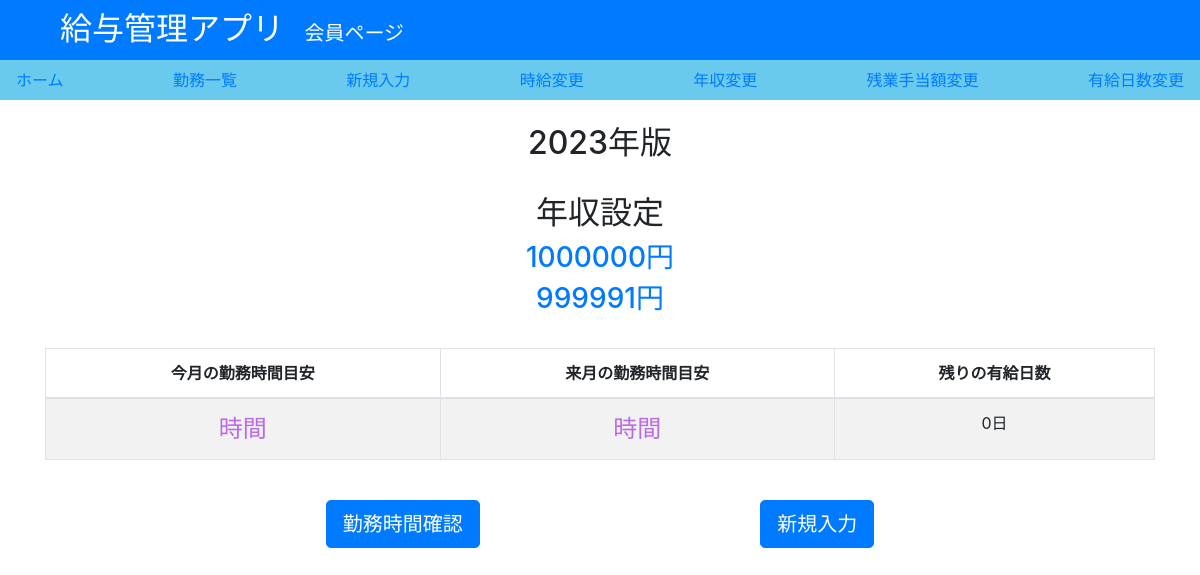
Page /top/1/ (signed in) on the earlier database version.
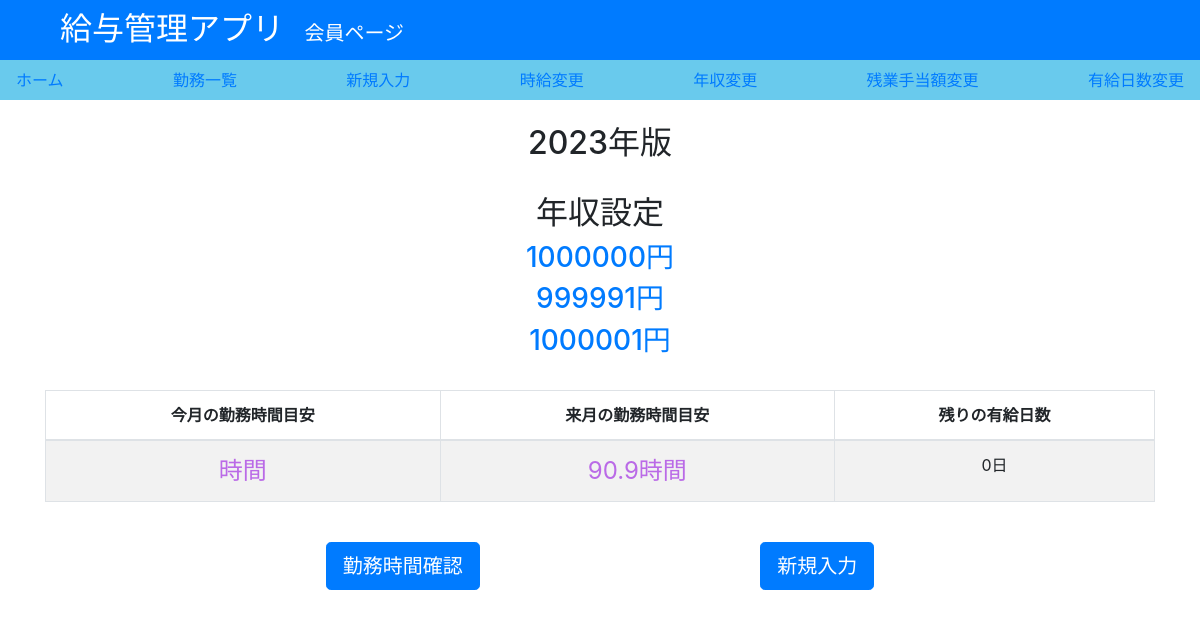
Same page on the later database version.
### salary/models.py (models this page shows)
class Yearwage(models.Model):
    class Meta:
       verbose_name="年収"
    name = models.PositiveIntegerField(default=1000000,verbose_name="年収")
    user = models.ForeignKey(get_user_model(), verbose_name='ログインユーザー', on_delete=models.CASCADE)

### salary/views.py (the view)
# urls.py: path("top/<int:year_wage_id>/", views.apptop_template, name="top"),
def apptop_template(request,year_wage_id):
    global l
    l=1
    work1 = Work.objects.filter(Worked_date__year = date.today().year,Worked_date__month__lte = date.today().month,user_id=request.user.id)
    work2 = Work.objects.filter(Worked_date__year = date.today().year,Worked_date__month__lt = date.today().month,user_id=request.user.id)
    work1_2 = Work.objects.filter(Q(Worked_date__year = date.today().year,Worked_date__month__lte = date.today().month,user_id=request.user.id),Q(zangyo_m__isnull=False)|Q(zangyo_h__isnull=False))
    work2_2 = Work.objects.filter(Q(Worked_date__year = date.today().year,Worked_date__month__lt = date.today().month),Q(zangyo_m__isnull=False,user_id=request.user.id)|Q(zangyo_h__isnull=False))
    if Zangyo.objects.filter(user_id=request.user.id).exists():
        zangyo = int(Zangyo.objects.get(user_id=request.user.id).name)
    else:
        zangyo = 0
        l=0
    if work1.all().exists():
        sum_wage1_2 = int(work1.aggregate(Sum("total_wage")).get("total_wage__sum"))
    else:
        sum_wage1_2 = 0
    if work2.all().exists():
        sum_wage2_2 = int(work2.aggregate(Sum("total_wage")).get("total_wage__sum"))
    else:
        sum_wage2_2 = 0
    if work1_2.all().exists():
        zangyo_h_1 = int(work1_2.aggregate(Sum("zangyo_h")).get("zangyo_h__sum"))
    else:
        zangyo_h_1 = 0
    if work1_2.all().exists():
        zangyo_m_1 = int(work1_2.aggregate(Sum("zangyo_h")).get("zangyo_h__sum"))
    else:
        zangyo_m_1 = 0
    if work2_2.all().exists():
        zangyo_h_2 = int(work2_2.aggregate(Sum("zangyo_h")).get("zangyo_h__sum"))
    else:
        zangyo_h_2 = 0
    if work2_2.all().exists():
        zangyo_m_2 = int(work2_2.aggregate(Sum("zangyo_h")).get("zangyo_h__sum"))
    else:
        zangyo_m_2 = 0
    if not work1_2:
        sum_wage1 = sum_wage1_2
    else:
        sum_wage1 = sum_wage1_2+zangyo*zangyo_h_1+zangyo*zangyo_m_1/60
    if not work2_2:
        sum_wage2 = sum_wage2_2
    else:
        sum_wage2 = sum_wage2_2+zangyo*zangyo_h_2+zangyo*zangyo_m_2/60
    if Wage.objects.filter(user_id=request.user.id).exists():
        pass
    else:
        l=0
    if Yearwage.objects.filter(user_id=request.user.id).exists():
        if year_wage_id == 1:
            num = int(Yearwage.objects.filter(user_id=request.user.id).aggregate(Min("id")).get("id__min"))
            yearwage = Yearwage.objects.filter(user_id=request.user.id).get(id = num).name
        else:
            yearwage = Yearwage.objects.filter(user_id=request.user.id).get(id = year_wage_id).name
    else:
        yearwage=0
        l=0
    if total_yukyu.objects.filter(user_id=request.user.id).exists():
        Total_yukyu = total_yukyu.objects.filter(user_id=request.user.id).get(number=1).name
    else:
        Total_yukyu = 0
        l=0
    sum_yukyu = Work.objects.filter(Worked_date__year = date.today().year,user_id=request.user.id).aggregate(Sum("yukyu"))
    day = date.today() + relativedelta(months=-1)
    wage_avg = Work.objects.filter(Worked_date__year = day.year,Worked_date__month = day.month,user_id=request.user.id).aggregate(Avg("wage"))
    wage_avg_2 = Work.objects.filter(Worked_date__year = date.today().year,Worked_date__month = date.today().month,user_id=request.user.id).aggregate(Avg("wage"))
    month = int(date.today().month)
    if l == 0:
        return render(request,"salary/setting.html",{"wage":Wage.objects.filter(user_id=request.user.id),"yearwage":yearwage,"totalyukyu":Total_yukyu,"zangyo":zangyo})
    else:
        return render(
            request,
            'salary/apptop.html',
            {
                'sum_wage1':sum_wage1,
                'sum_wage2':sum_wage2,
                'wage_avg':wage_avg.get("wage__avg"),
                'wage_avg_2':wage_avg_2.get("wage__avg"),
                'tomonth':13-month,
                'nextmonth':12-month,
                'yearwage':yearwage,
                'sum_yukyu':sum_yukyu.get("yukyu__sum"),
                'total_yukyu':Total_yukyu,
                'year_wage':Yearwage.objects.filter(user_id=request.user.id),
                'zangyo':zangyo,
                'id':year_wage_id
            }
        )

### salary/templates/salary/apptop.html (shortened to what this page needs)
{% extends "salary/base2.html" %}
{% load mathfilters %}
{% load humanize %}
{% block main %}
    <h2 class="center"><script type="text/javascript">ShowNowYear();</script>年版</h2>
    <br>
    <h2 class="center">年収設定</h2>
    <form>
        {% for year_wage in year_wage %}
            {% if id == year_wage.id %}
                <h1 class="center"><a href="{% url 'top' year_wage.id %}">{{ year_wage.name|intcomma }}円</a></h1>
            {% else %}
                <h3 class="center"><a href="{% url 'top' year_wage.id %}">{{ year_wage.name|intcomma }}円</a></h3>
            {% endif %}
        {% endfor %}
    </form>
    <br>
    <table id=time_list width="100%" class="table table-striped table-bordered table-hover">
        <thead>
            <tr>
                <th class="center">今月の勤務時間目安</th>
                <th class="center">来月の勤務時間目安</th>
                <th class="center">残りの有給日数</th>
            </tr>
        </thead>
        <tbody>
            <tr>
                {% if not sum_wage2 %}
                    <td class="center"><span class="important">{{ yearwage|div:wage_avg_2|div:tomonth|floatformat }}時間</span></td>
                    {% else %}
                    <td class="center"><span class="important">{{ yearwage|sub:sum_wage2|div:wage_avg|div:tomonth|floatformat }}時間</span></td>
                    {% endif %}
                {% if nextmonth == 0 %}
                    <td class="center"><span class="important">{{ yearwage|div:wage_avg|div:12|floatformat }}時間</span></td>
                    {% else %}
                    {% if not wage_avg %}
                        <td class="center"><span class="important">{{ yearwage|sub:sum_wage1|div:wage_avg_2|div:nextmonth|floatformat }}時間</span></td>
                        {% else %}
                        <td class="center"><span class="important">{{ yearwage|sub:sum_wage1|div:wage_avg|div:nextmonth|floatformat }}時間</span></td>
                        {% endif %}
                {% endif %}
                {% if total_yukyu > sum_yukyu %}
                    <td class="center"><span class="important">{{ total_yukyu|sub:sum_yukyu }}日</span></td>
                {% else %}
                    <td class="center">0日</td>
                {% endif %}
            </tr>
        </tbody>
    </table>
    <br>
    <h1 class="button">
        <a class="btn btn-primary btn-lg" href="{% url 'list' %}" role="button">勤務時間確認</a>
        <a class="btn btn-primary btn-lg" href="{% url 'create' %}" role="button">新規入力</a>
    </h1>
{% endblock %}

Differences in the rows shown:
added Yearwage: name "1000001"
Other differences:
{{ yearwage|sub:sum_wage1|div:wage_avg|div:nextmonth|floatformat }}: (not shown) → "90.9"
